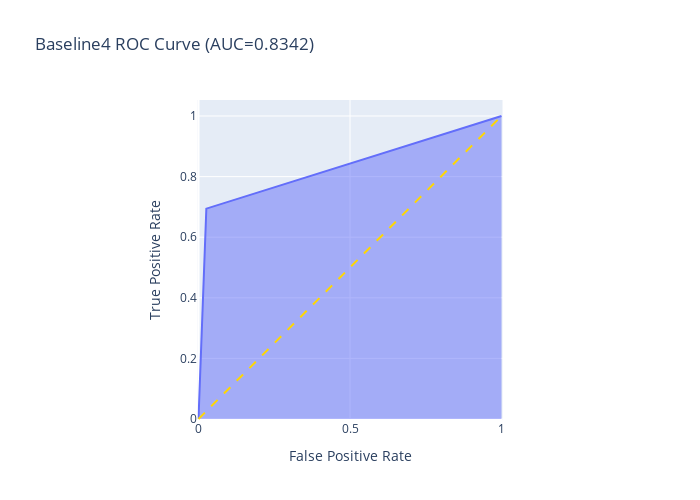

Notebook code cell kept with this figure:
### Markdown cell above
**Area Under Curve plot**

### Code cell
fpr, tpr, thresholds = roc_curve(y_test, b4_test_preds)
fig = px.area(
    x=fpr, y=tpr,
    title=f'Baseline4 ROC Curve (AUC={auc(fpr, tpr):.4f})',
    labels=dict(x='False Positive Rate', y='True Positive Rate'),
    width=700, height=500
)
fig.add_shape(
    type='line', line=dict(color="gold",dash='dash'),
    x0=0, x1=1, y0=0, y1=1
)

fig.update_yaxes(scaleanchor="x", scaleratio=1)
fig.update_xaxes(constrain='domain')
fig.show()

### Figure 1 — Plotly figure (JSON) as saved in the notebook; plotly's stock layout.template omitted (floating-point values rounded to 4 significant figures)
{"data": [{"hovertemplate": "False Positive Rate=%{x}<br>True Positive Rate=%{y}<extra></extra>", "legendgroup": "", "line": {"color": "#636efa"}, "mode": "lines", "name": "", "orientation": "v", "showlegend": false, "stackgroup": "1", "type": "scatter", "x": [0, 0.02589, 1], "xaxis": "x", "y": [0, 0.6943, 1], "yaxis": "y"}], "layout": {"height": 500, "legend": {"tracegroupgap": 0}, "shapes": [{"line": {"color": "gold", "dash": "dash"}, "type": "line", "x0": 0, "x1": 1, "y0": 0, "y1": 1}], "title": {"text": "Baseline4 ROC Curve (AUC=0.8342)"}, "width": 700, "xaxis": {"anchor": "y", "autorange": true, "constrain": "domain", "domain": [0.2176, 0.7824], "range": [-0.0033, 1.003], "title": {"text": "False Positive Rate"}, "type": "linear"}, "yaxis": {"anchor": "x", "autorange": true, "domain": [0, 1], "range": [-0.0033, 1.053], "scaleanchor": "x", "scaleratio": 1, "title": {"text": "True Positive Rate"}, "type": "linear"}}}
